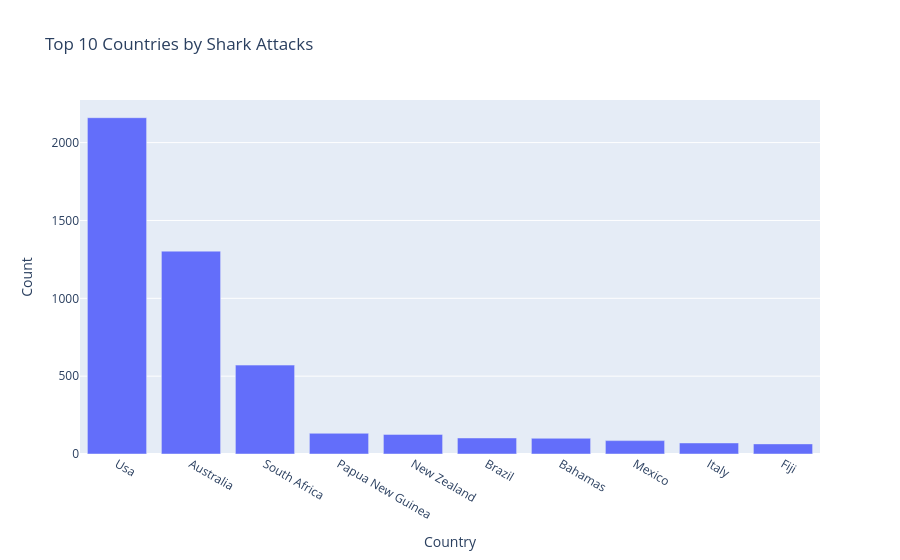

Write notebook code for a chart like this one.
### Code cell
attacks_by_country = df.groupby('Country').size().reset_index(name='Count').sort_values('Count', ascending=False)
# Top countries
top_countries = df.groupby('Country').size().sort_values(ascending=False).head(10).reset_index(name='Count')

# Plot
fig = px.bar(top_countries, x='Country', y='Count', title='Top 10 Countries by Shark Attacks')
fig.show()

### Figure 1 — Plotly figure (JSON) as saved in the notebook; plotly's stock layout.template omitted (floating-point values rounded to 4 significant figures)
{"data": [{"alignmentgroup": "True", "hovertemplate": "Country=%{x}<br>Count=%{y}<extra></extra>", "legendgroup": "", "marker": {"color": "#636efa", "pattern": {"shape": ""}}, "name": "", "offsetgroup": "", "orientation": "v", "showlegend": false, "textposition": "auto", "type": "bar", "x": ["Usa", "Australia", "South Africa", "Papua New Guinea", "New Zealand", "Brazil", "Bahamas", "Mexico", "Italy", "Fiji"], "xaxis": "x", "y": [2160, 1303, 571, 133, 126, 103, 101, 86, 71, 65], "yaxis": "y"}], "layout": {"autosize": true, "barmode": "relative", "legend": {"tracegroupgap": 0}, "title": {"text": "Top 10 Countries by Shark Attacks"}, "xaxis": {"anchor": "y", "autorange": true, "domain": [0, 1], "range": [-0.5, 9.5], "title": {"text": "Country"}, "type": "category"}, "yaxis": {"anchor": "x", "autorange": true, "domain": [0, 1], "range": [0, 2274.0], "title": {"text": "Count"}, "type": "linear"}}}
